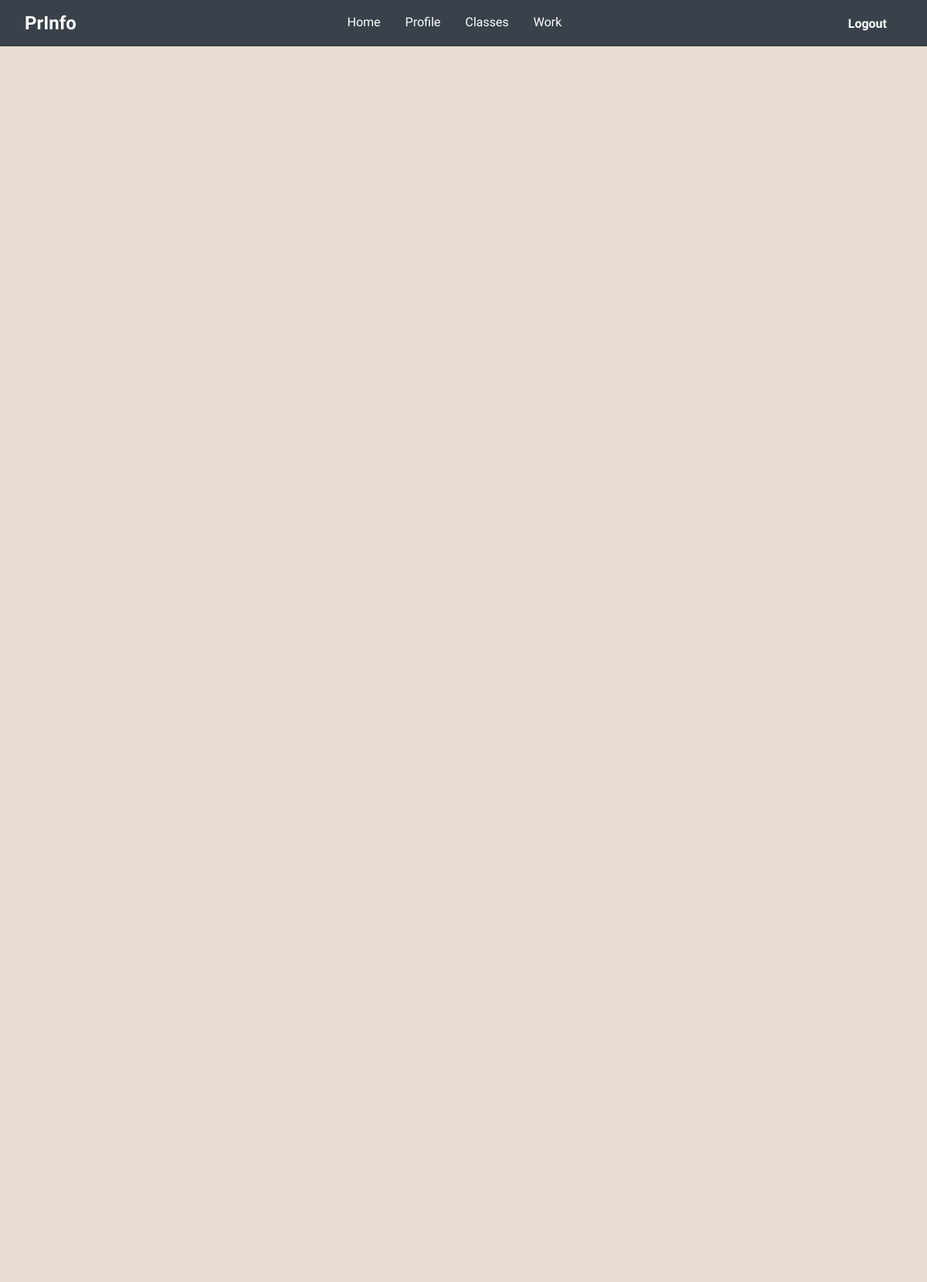
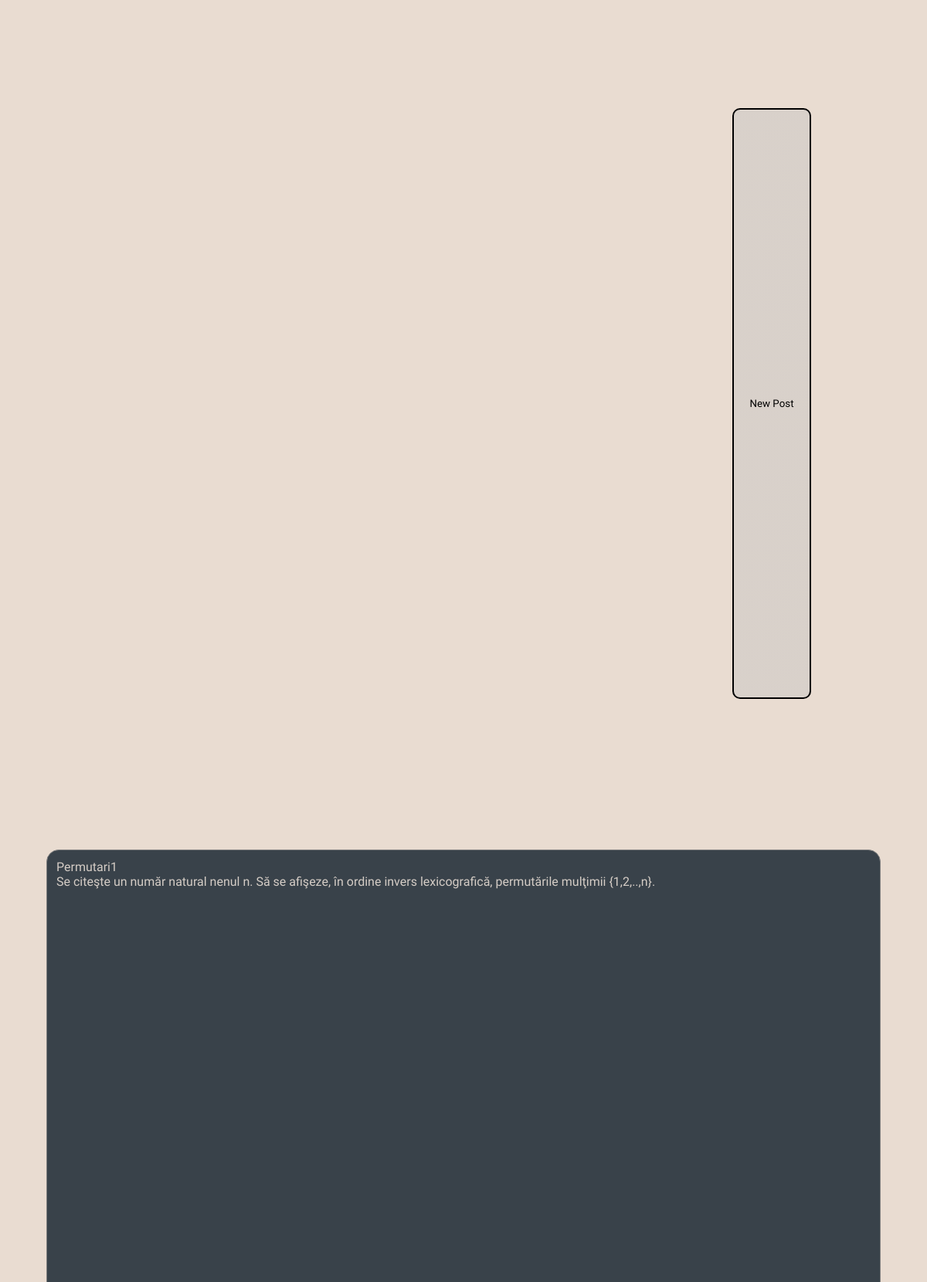
The page /Interface/work.php (signed in, upper part) on the database its author committed (2 pictures, top to bottom).
### tables this page shows
CREATE TABLE `problems` (
  `ID` int(11) NOT NULL,
  `Title` varchar(100) DEFAULT NULL,
  `Description` text DEFAULT NULL,
  `Rating` decimal(3,2) DEFAULT 0.00,
  `Difficulty` enum('Easy','Medium','Hard') DEFAULT NULL,
  `CreatedAt` date DEFAULT NULL,
  `CreatedBy` int(11) DEFAULT NULL
);

### Interface/work.php (the view, shortened to what this page needs)
<?php
include 'db_connection.php';
if (isset($_SESSION['logged_in']) && $_SESSION['logged_in'] == true) {
    $loginText = "Logout";
} else {
    $loginText = "Login";
}
$isTeacher = isset($_SESSION['user']['Role']) && $_SESSION['user']['Role'] === 'teacher';
$problemQuery = "SELECT * FROM problems";
$problemResult = $conn->query($problemQuery);
?>
<!DOCTYPE html>
<html lang="en">
<head>
    <link rel="stylesheet" href="stylesheets/work.css">
    <link rel="stylesheet" href="https://cdnjs.cloudflare.com/ajax/libs/font-awesome/4.7.0/css/font-awesome.min.css">
</head>
<body>
    <header>
        <div class="navbar">
            <div class="logo">
                <h2>PrInfo</h2>
            </div>
            <ul class="links">
                <li><a href="home.php">Home</a></li>
                <li><a href="profile.php">Profile</a></li>
                <li><a href="myclasses.php">Classes</a></li>
                <li><a href="work.php">Work</a></li>
            </ul>
            <a href="connection.php" class="login-btn" style="--clr:#E9DCD1">
                <?php echo $loginText; ?>
            </a>
        </div>
    </header>
    <?php if ($isTeacher): ?>
        <button class="new-post" onclick="openPopup()">New Post</button>
    <?php endif; ?>
    <ul class="problem-list">
        <?php
        if ($problemResult->num_rows > 0) {
            while ($row = $problemResult->fetch_assoc()) {
                $problemId = $row['ID'];
                $title = $row['Title'];
                $description = $row['Description'];
                ?>
                <a href="selectedProblem.php?problem_id=<?php echo $problemId; ?>" class="box-link">
                    <div class="box">
                        <li class="list-item">
                            <?php echo $title; ?>
                        </li>
                        <p class="description">
                            <?php echo $description; ?>
                        </p>
                    </div>
                </a>
                <?php
            }
        }
        ?>
    </ul>
</body>
</html>

### Interface/stylesheets/work.css (style rules this page uses)
* { margin:0; padding: 0; box-sizing: border-box; font-family: "Viga", sans-serif; }
body { height: 100vh; background-color: #E9DCD1; background-size: cover; background-position: center; overflow: hidden; }
header li { list-style: none; }
header a { text-decoration: none; color: white; font-size: 1rem; }
header .logo { user-select: none; }
header { background: #39424A; position: relative; padding: 0 2rem; }
.navbar { width: 100%; max-width: 1200px; height: 3.75em; margin: 0 auto; display: flex; align-items: center; justify-content: space-between; }
.navbar .logo h2 { font-size: 1.5rem; font-weight: bold; color: white; }
.navbar .links { position: relative; display: flex; gap: 2rem; }
.login-btn { background: #39424A; color: white; outline: none; font-weight: bold; padding: 0.5rem 1.25rem; border-radius: 2em; cursor: pointer; transition: .5s; }
.navbar li a:not(.dm-login-btn):after { content: ""; width: 0; height: 3px; background-color: white; margin: auto; display: block; transition: .5s; }
.new-post { position: absolute; top: calc(20%); right: calc(12.5%); width: 8.5%; height: 8.5%; border: 2px solid black; cursor: pointer; background: linear-gradient(to bottom, rgba(192, 192, 192, 0.4) 0%, rgba(192, 192, 192, 0.4) 100%); border-radius: 10px; overflow: hidden; }
.problem-list { position: absolute; flex-direction: column; justify-content: center; align-items: center; height: 65vh; overflow-y: auto; scrollbar-width: none; -ms-overflow-style: none; margin-top: 30vh; margin-bottom: 0; overflow-x: hidden; width: 100%; }
.box { left: 5%; position: relative; border: 1px solid gray; margin-bottom: 10px; height: 15vh; width: 90vw; overflow-y: auto; scrollbar-width: none; -ms-overflow-style: none; cursor: pointer; background-color: #39424A; border-radius: 1em; padding: 1%; }
.box-link { text-decoration: none; color: #D5CDC6; }
.description { flex: 3; padding-right: 10%; }

### rows shown on the page
problems: Title "Permutari1", Description "Se citeşte un număr natural nenul n. Să se afişeze, în ordine invers lexicografică, permutările mulţimii {1,2,..,n}."

### other values the page prints
$loginText "Logout"
